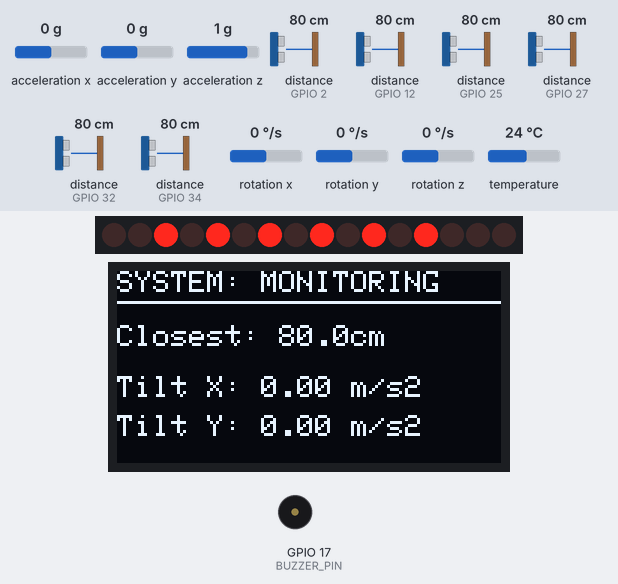
A sketch run on a simulated ESP32. On the bench: 16 shift-register outputs drawn as a row of LEDs (first output left, lit = HIGH), 128×64 one-colour display, buzzer (waves = sounding). Wiring (from diagram.json): 2 × shift register (74HC595): data GPIO 15; shift clock GPIO 4; latch GPIO 16; 6 × ultrasonic range finder: trigger GPIO 13, echo GPIO 12 / trigger GPIO 26, echo GPIO 25 / trigger GPIO 14, echo GPIO 27 / trigger GPIO 33, echo GPIO 32 / trigger GPIO 19, echo GPIO 34 / trigger GPIO 23, echo GPIO 2. Wiring (inferred from the signals the program sends): row of LEDs: on Q0, Q1, Q2, Q3, Q4, Q5, Q6, Q7, Q8, Q9, Q10, Q11, Q12, Q13, Q14, Q15. The test bench sets the inputs (shaded band); at power-on: distance to the obstacle (sensors on GPIO 2, GPIO 12, GPIO 25, GPIO 27, GPIO 32, GPIO 34) 80 cm, acceleration x 0 g, acceleration y 0 g, acceleration z 1 g, rotation x 0 °/s, rotation y 0 °/s, rotation z 0 °/s, temperature 24 °C. The echo pulse lasts 58.3 µs per cm.

Above: at 1.3 s.
1.4 s: distance to the obstacle (sensor on GPIO 2) set to 33 cm
At 2.3 s:
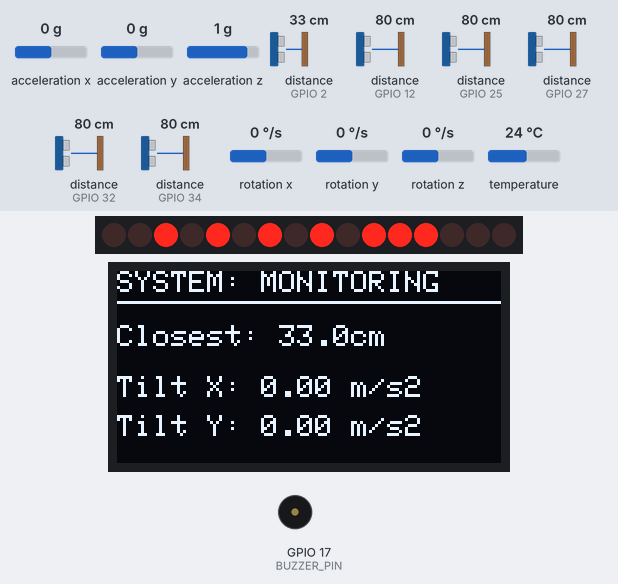
3.0 s: distance to the obstacle (sensor on GPIO 2) set to 29 cm
At 3.9 s:
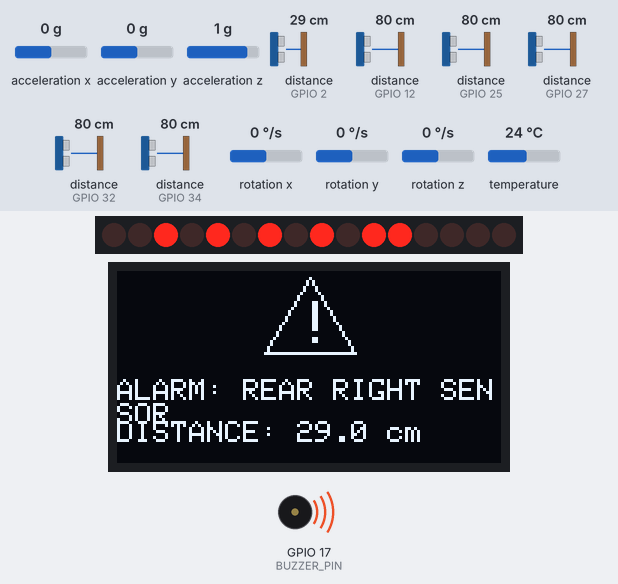
4.5 s: distance to the obstacle (sensor on GPIO 12) set to 53 cm
6.0 s: distance to the obstacle (sensor on GPIO 12) set to 48 cm
At 6.4 s:
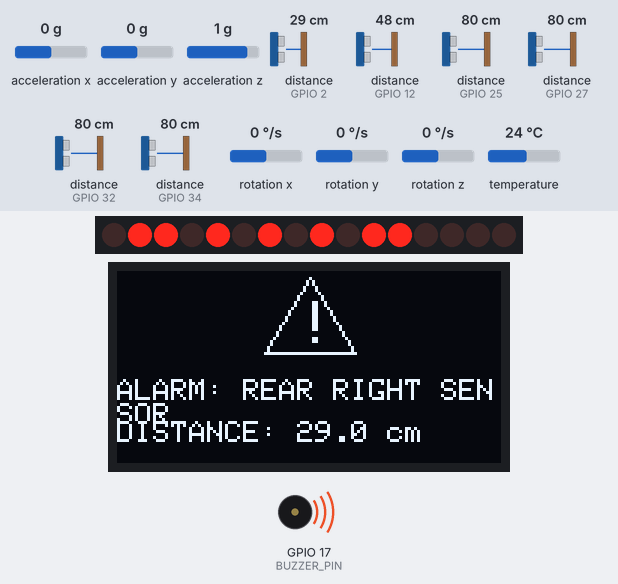
7.6 s: distance to the obstacle (sensor on GPIO 25) set to 53 cm
9.1 s: distance to the obstacle (sensor on GPIO 25) set to 47 cm
At 10.4 s:
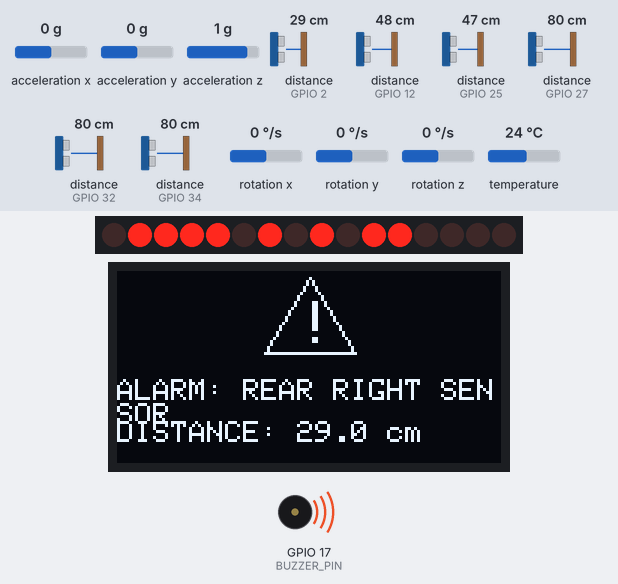
Timing chart, 0 to 11.7 s (numbered marks = the images above; inputs shaded):
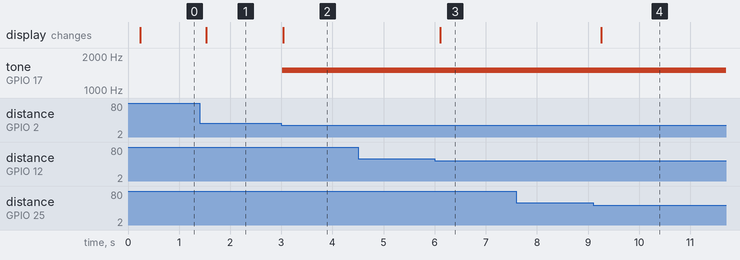

The sketch:

sketch.ino
```cpp
#include <Wire.h>
#include <Adafruit_GFX.h>
#include <Adafruit_SSD1306.h>
#include <Adafruit_MPU6050.h>
#include <Adafruit_Sensor.h>

#define SCREEN_WIDTH 128
#define SCREEN_HEIGHT 64
Adafruit_SSD1306 display(SCREEN_WIDTH, SCREEN_HEIGHT, &Wire, -1);

Adafruit_MPU6050 mpu;

// 74HC595 Control Pins (Moved Clock to GPIO 4 for reliable simulation stability)
const int DATA_PIN  = 15;  // DS (Pin 14 on 74HC595)
const int CLOCK_PIN = 4;   // SH_CP (Pin 11 on 74HC595)
const int LATCH_PIN = 16;  // ST_CP (Pin 12 on 74HC595)

const int BUZZER_PIN = 17;
const int NUM_ZONES = 6;

const int trigPins[NUM_ZONES] = {13, 26, 14, 33, 19, 23};
const int echoPins[NUM_ZONES] = {12, 25, 27, 32, 34, 2};

const char* zoneNames[NUM_ZONES] = {
  "FRONT SENSOR",
  "FRONT LEFT SENSOR",
  "FRONT RIGHT SENSOR",
  "REAR SENSOR",
  "REAR LEFT SENSOR",
  "REAR RIGHT SENSOR"
};

void setup() {
  Serial.begin(115200);

  pinMode(DATA_PIN, OUTPUT);
  pinMode(CLOCK_PIN, OUTPUT);
  pinMode(LATCH_PIN, OUTPUT);
  pinMode(BUZZER_PIN, OUTPUT);
  digitalWrite(BUZZER_PIN, LOW);

  for (int i = 0; i < NUM_ZONES; i++) {
    pinMode(trigPins[i], OUTPUT);
    pinMode(echoPins[i], INPUT);
  }

  if (!display.begin(SSD1306_SWITCHCAPVCC, 0x3C)) {
    for (;;);
  }
  display.clearDisplay();
  display.display();

  if (!mpu.begin()) {
    Serial.println("MPU6050 not found");
  }
  mpu.setAccelerometerRange(MPU6050_RANGE_8_G);
  mpu.setGyroRange(MPU6050_RANGE_500_DEG);
  mpu.setFilterBandwidth(MPU6050_BAND_260_HZ);
  delay(100);
}

float readDistance(int trigPin, int echoPin) {
  digitalWrite(trigPin, LOW);
  delayMicroseconds(2);
  digitalWrite(trigPin, HIGH);
  delayMicroseconds(10);
  digitalWrite(trigPin, LOW);

  long duration = pulseIn(echoPin, HIGH, 30000);
  if (duration == 0) return 999.0;
  return duration * 0.0343 / 2.0;
}

void updateIndicators(uint8_t reg1, uint8_t reg2) {
  digitalWrite(LATCH_PIN, LOW);
  shiftOut(DATA_PIN, CLOCK_PIN, MSBFIRST, reg2);
  shiftOut(DATA_PIN, CLOCK_PIN, MSBFIRST, reg1);
  digitalWrite(LATCH_PIN, HIGH);
}

void loop() {
  float distances[NUM_ZONES];
  int closestZoneIndex = -1;
  float minDistance = 999.0;

  for (int i = 0; i < NUM_ZONES; i++) {
    distances[i] = readDistance(trigPins[i], echoPins[i]);
    if (distances[i] < minDistance) {
      minDistance = distances[i];
      closestZoneIndex = i;
    }
    delay(5);
  }

  uint8_t r1_state = 0;
  uint8_t r2_state = 0;

  for (int i = 0; i < NUM_ZONES; i++) {
    bool greenOn = false;
    bool redOn = false;

    if (distances[i] > 50.0) {
      greenOn = true;
    } else if (distances[i] >= 30.0 && distances[i] <= 50.0) {
      greenOn = true;
      redOn = true; // Green + Red combines physically to display Yellow
    } else {
      redOn = true;
    }

    switch(i) {
      case 0:
        if (greenOn) r1_state |= (1 << 2);
        if (redOn)   r1_state |= (1 << 1);
        break;
      case 1:
        if (greenOn) r1_state |= (1 << 4);
        if (redOn)   r1_state |= (1 << 3);
        break;
      case 2:
        if (greenOn) r1_state |= (1 << 6);
        if (redOn)   r1_state |= (1 << 5);
        break;
      case 3:
        if (greenOn) r2_state |= (1 << 0);
        if (redOn)   r1_state |= (1 << 7);
        break;
      case 4:
        if (greenOn) r2_state |= (1 << 2);
        if (redOn)   r2_state |= (1 << 1);
        break;
      case 5:
        if (greenOn) r2_state |= (1 << 4);
        if (redOn)   r2_state |= (1 << 3);
        break;
    }
  }

  updateIndicators(r1_state, r2_state);

  if (closestZoneIndex != -1 && minDistance < 30.0) {
    tone(BUZZER_PIN, 1500);

    display.clearDisplay();
    display.setTextColor(SSD1306_WHITE);
    display.drawTriangle(64, 2, 49, 27, 79, 27, SSD1306_WHITE);
    display.setTextSize(2);
    display.setCursor(61, 10);
    display.print("!");

    display.setTextSize(1);
    display.setCursor(0, 36);
    display.print("ALARM: ");
    display.print(zoneNames[closestZoneIndex]);
    display.setCursor(0, 50);
    display.print("DISTANCE: ");
    display.print(minDistance, 1);
    display.print(" cm");
    display.display();
  }
  else {
    noTone(BUZZER_PIN);

    sensors_event_t a, g, temp;
    mpu.getEvent(&a, &g, &temp);

    display.clearDisplay();
    display.setTextColor(SSD1306_WHITE);
    display.setTextSize(1);
    display.setCursor(0, 0);
    display.print("SYSTEM: MONITORING");
    display.drawFastHLine(0, 10, 128, SSD1306_WHITE);

    display.setCursor(0, 18);
    display.print("Closest: ");
    if (minDistance > 150.0) display.print("CLEAR");
    else {
      display.print(minDistance, 1);
      display.print("cm");
    }

    display.setCursor(0, 35);
    display.print("Tilt X: ");
    display.print(a.acceleration.x, 2);
    display.print(" m/s2");

    display.setCursor(0, 48);
    display.print("Tilt Y: ");
    display.print(a.acceleration.y, 2);
    display.print(" m/s2");
    display.display();
  }

  delay(40);
}
```

Measured:
- the behaviour switches between 31 and 30 cm on distance to the obstacle (sensor on GPIO 2) (found by bisection; images 1 and 2)
- the behaviour switches between 51 and 50 cm on distance to the obstacle (sensor on GPIO 12) (found by bisection; images 2 and 3)
- the behaviour switches between 51 and 50 cm on distance to the obstacle (sensor on GPIO 25) (found by bisection; images 3 and 4)
- after the input at 1.4 s, the display: changes after 0.13 s (image 1)
- after the input at 3.0 s, tone on GPIO 17 (BUZZER_PIN): silent → 1500 Hz at once; the display: changes at once (image 2)
- after the input at 4.5 s, every drawn part: stays the same
- after the input at 6.0 s, the display: changes after 0.11 s (image 3)
- after the input at 7.6 s, every drawn part: stays the same
- after the input at 9.1 s, the display: changes after 0.16 s (image 4)
